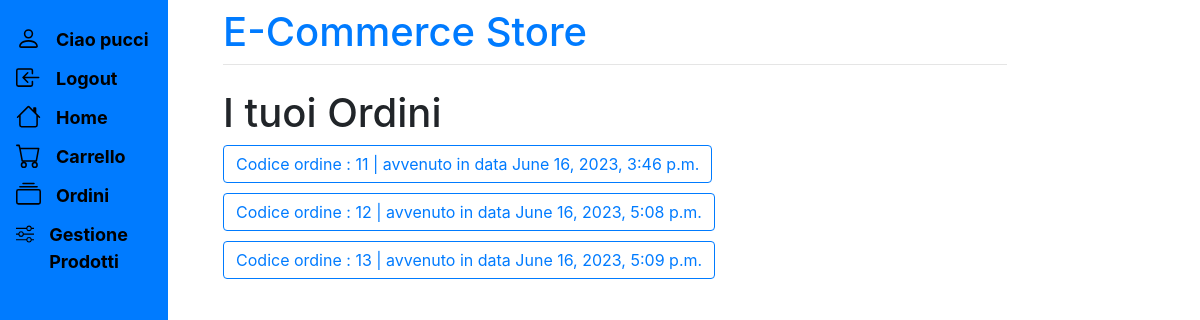
The app's page /vediStoricoOrdini (signed in) with its own data.
### store/models.py (models this page shows, shortened)
class Ordine(models.Model):
    cliente = models.ForeignKey(User, on_delete=models.CASCADE , null=False)
    data = models.DateTimeField(auto_now_add=True)
    numeroCarta = models.CharField(max_length=16, default="0000000000000000")
    scadenzaCarta = models.DateField(max_length=5, default="2021-01-01")
    cvvCarta = models.CharField(max_length=3 , default="000")

### store/views.py (the view)
# urls.py: path('vediStoricoOrdini',views.vediStoricoOrdini, name='vediStoricoOrdini'),
def vediStoricoOrdini(request):
    ordiniCliente = Ordine.objects.filter(cliente=request.user)
    return render(request ,  "store/vediStoricoOrdini.html" , {"ordiniCliente":ordiniCliente })

### store/templates/store/vediStoricoOrdini.html (shortened to what this page needs)
{% extends 'store/base.html' %}
{% block content %}
    <h1>I tuoi Ordini</h1>
        {% if ordiniCliente %}
            {% for ordine in ordiniCliente %}
                <form method="POST" action="/vediOrdine">
                    <div class="singoloOrdine">
                        <button type="submit" class="btn btn-outline-primary">
                            <span>Codice ordine : {{ ordine.id }} | avvenuto in data {{ ordine.data }}</span>
                        </button>
                    </div>
                </form>
            {% endfor %}
        {% endif %}
{% endblock %}

### store/templates/store/base.html (shortened to what this page needs)
<!doctype html>
<html>
<head>
	<link rel="stylesheet" href="https://stackpath.bootstrapcdn.com/bootstrap/4.3.1/css/bootstrap.min.css" integrity=
	"sha384-ggOyR0iXCbMQv3Xipma34MD+dH/1fQ784/j6cY/iJTQUOhcWr7x9JvoRxT2MZw1T">
</head>
<body>
    <div class="main">
        <div class="sidenav">
            <ul class="lista_sidenav">
                {% if user.is_authenticated %}
                    <li>
                        <a class="aSidenav" href="/cliente">
                            <span class="testoSidenav">Ciao {{ user.username }}</span>
                        </a>
                    </li>
                    <li>
                        <a class="aSidenav" href="/logout">
                        <span class="testoSidenav">Logout</span>
                        </a>
                    </li>
                {% endif %}
                <li>
                    <a class="aSidenav" href="/home">
                        <span class="testoSidenav">Home</span>
                    </a>
                </li>
                {% if user.is_authenticated %}
                    <li>
                        <a class="aSidenav" href="/carrello">
                            <span class="testoSidenav">Carrello</span>
                        </a>
                    </li>
                    <li>
                        <a class="aSidenav" href="/vediStoricoOrdini">
                            <span class="testoSidenav">Ordini</span>
                        </a>
                    </li>
                {% endif %}
                {% if request.user.is_superuser %}
                    <li>
                        <a class="aSidenav" href="/gestioneProdotti">
                            <span class="testoSidenav">Gestione Prodotti</span>
                        </a>
                    </li>
                {% endif %}
            </ul>
        </div>
        <div class="contenuto">
            <div class="larghezzaVariabile">
                <h1 class="mt-2 titolo">E-Commerce Store</h1>
                <hr class="mt-0 mb-4">
                {% block content %}{% endblock %}
            </div>
        </div>
	</div>
</body>
</html>

### store/templates/store/base.html (style rules this page uses)
.main { width: 100%; }
.sidenav { height:100%; width: 14%; position: fixed; z-index:1; top:0; left:0; background-color:#007bff; overflow-x: hidden; padding-top:20px; }
.sidenav a { display: flex; flex-direction: row !important; padding:6px 8px 6px 16px; text-decoration: none; width: 100%; font-size:21px; color: black; align-text: center; }
.lista_sidenav { list-style-type:none; margin:0; padding:0; }
.lista_sidenav li { display: flex; flex-direction: row; align-items: center; }
.titolo { color: #007bff; }
.contenuto { display: flex; width: 100%; justify-content : center; padding-left:30px; }
.testoSidenav { display : flex; padding-left: 15px; font-size: 18px; font-weight: bold; }
.larghezzaVariabile { width:67% }

### store/templates/store/vediStoricoOrdini.html (style rules this page uses)
ul { list-style-type:none; }
.singoloOrdine { margin-bottom:10px; }

### records on screen
Ordine: id "11", data "June 16, 2023, 3:46 p.m."
Ordine: id "12", data "June 16, 2023, 5:08 p.m."
Ordine: id "13", data "June 16, 2023, 5:09 p.m."

### other values on screen
{{ user.username }} "pucci"
